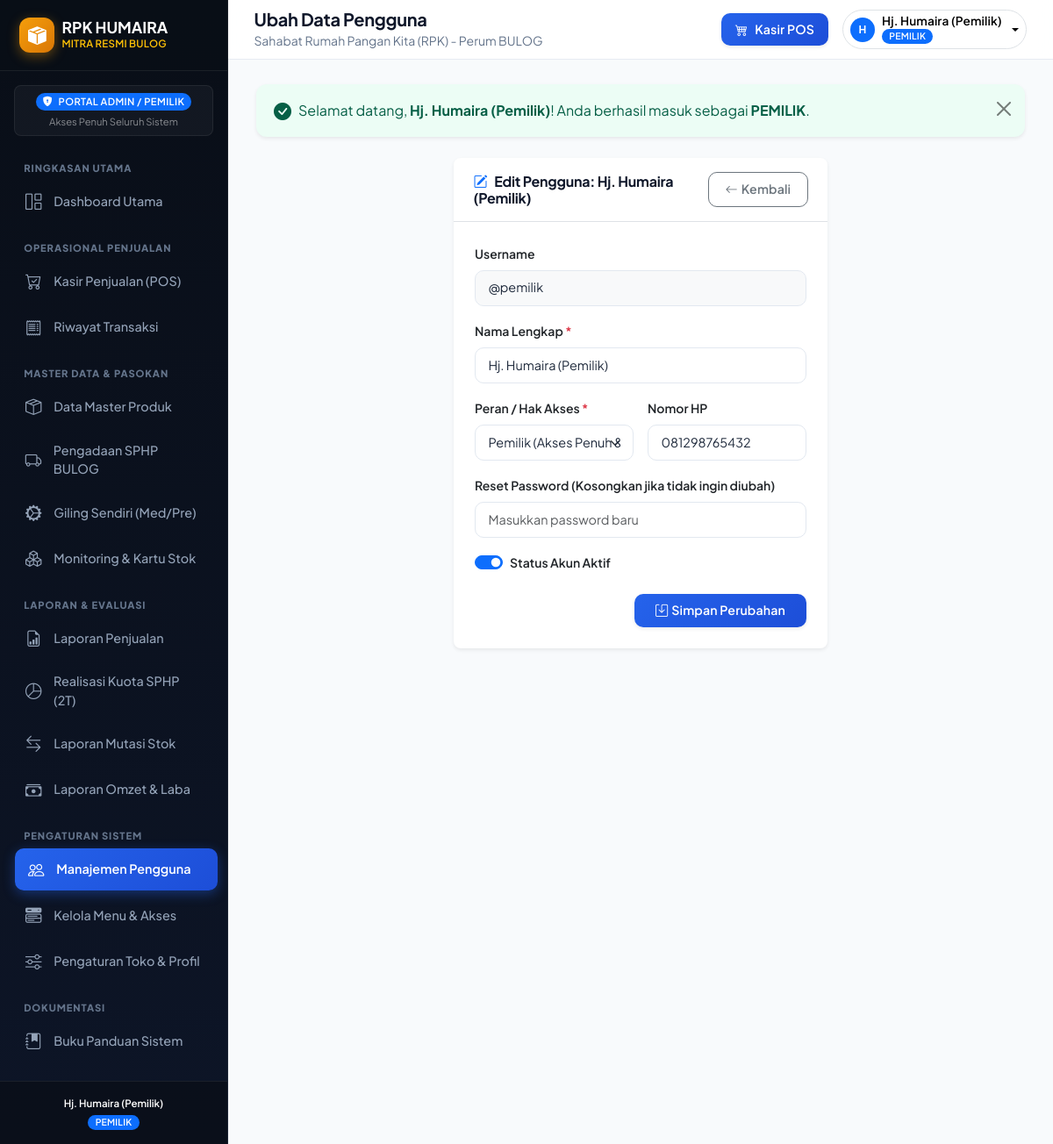
The app's page /modules/users/edit.php?id=1 (signed in) with its own data.
### tables this page shows
CREATE TABLE `app_menu` (
  `id_menu` INT AUTO_INCREMENT PRIMARY KEY,
  `kode_menu` VARCHAR(50) NOT NULL UNIQUE,
  `nama_menu` VARCHAR(100) NOT NULL,
  `url` VARCHAR(255) NOT NULL,
  `icon` VARCHAR(50) NOT NULL DEFAULT 'bi-link-45deg',
  `kategori` VARCHAR(50) NOT NULL DEFAULT 'Lainnya',
  `urutan` INT NOT NULL DEFAULT 0,
  `akses_pemilik` TINYINT(1) NOT NULL DEFAULT 1,
  `akses_kasir` TINYINT(1) NOT NULL DEFAULT 0,
  `is_bawaan` TINYINT(1) NOT NULL DEFAULT 0,
  `is_active` TINYINT(1) NOT NULL DEFAULT 1,
  `created_at` TIMESTAMP DEFAULT CURRENT_TIMESTAMP
);

CREATE TABLE `users` (
  `id_user` INT AUTO_INCREMENT PRIMARY KEY,
  `username` VARCHAR(50) NOT NULL UNIQUE,
  `password` VARCHAR(255) NOT NULL,
  `nama_lengkap` VARCHAR(100) NOT NULL,
  `role` ENUM('pemilik', 'kasir') NOT NULL DEFAULT 'kasir',
  `no_hp` VARCHAR(25) NULL,
  `is_active` TINYINT(1) NOT NULL DEFAULT 1,
  `created_at` TIMESTAMP DEFAULT CURRENT_TIMESTAMP
);

CREATE TABLE `pengaturan` (
  `id` INT AUTO_INCREMENT PRIMARY KEY,
  `nama_toko` VARCHAR(100) NOT NULL DEFAULT 'RPK Humaira',
  `mitra` VARCHAR(100) NOT NULL DEFAULT 'Rumah Pangan Kita - Perum BULOG',
  `alamat` TEXT NOT NULL,
  `telepon` VARCHAR(30) NOT NULL DEFAULT '0812-3456-7890',
  `nama_pemilik` VARCHAR(100) NOT NULL DEFAULT 'Hj. Humaira',
  `maks_sphp_harian_per_orang` INT NOT NULL DEFAULT 5,  
  `kuota_mingguan_sphp_kg` DECIMAL(10,2) NOT NULL DEFAULT 2000.00,  
  `pesan_struk` TEXT NULL
);

### config/auth.php (called while the page is built, shortened)
<?php
require_once __DIR__ . '/app.php';
function is_pemilik() {
    return isset($_SESSION['user_role']) && in_array($_SESSION['user_role'], ['pemilik', 'admin']);
}
function current_user() {
    global $conn;
    $uid = (int)$_SESSION['user_id'];
    if (isset($conn) && $conn instanceof mysqli) {
        $u = query_single("SELECT * FROM users WHERE id_user = $uid LIMIT 1");
        if ($u) {
            return $u;
        }
    }
    return [
        'id_user' => $_SESSION['user_id'],
        'username' => $_SESSION['username'],
        'nama_lengkap' => $_SESSION['nama_lengkap'],
        'role' => $_SESSION['user_role'],
        'no_hp' => $_SESSION['user_hp'] ?? ''
    ];
}

### config/menu_helper.php (called while the page is built, shortened)
<?php
require_once __DIR__ . '/database.php';
function ensure_menu_table_exists() {
    $sql = "CREATE TABLE IF NOT EXISTS `app_menu` (
        `id_menu` INT AUTO_INCREMENT PRIMARY KEY,
        `kode_menu` VARCHAR(50) NOT NULL UNIQUE,
        `nama_menu` VARCHAR(100) NOT NULL,
        `url` VARCHAR(255) NOT NULL,
        `icon` VARCHAR(50) NOT NULL DEFAULT 'bi-link-45deg',
        `kategori` VARCHAR(50) NOT NULL DEFAULT 'Lainnya',
        `urutan` INT NOT NULL DEFAULT 0,
        `akses_pemilik` TINYINT(1) NOT NULL DEFAULT 1,
        `akses_kasir` TINYINT(1) NOT NULL DEFAULT 0,
        `is_bawaan` TINYINT(1) NOT NULL DEFAULT 0,
        `is_active` TINYINT(1) NOT NULL DEFAULT 1,
        `created_at` TIMESTAMP DEFAULT CURRENT_TIMESTAMP
    ) ENGINE=InnoDB DEFAULT CHARSET=utf8mb4;";
    $cek = query_single("SELECT COUNT(*) as total FROM app_menu");
}
function get_sidebar_menus_by_role($user_role = 'kasir') {
    ensure_menu_table_exists();
    $role = ($user_role === 'pemilik' || $user_role === 'admin') ? 'pemilik' : 'kasir';
    $kolom_akses = ($role === 'pemilik') ? 'akses_pemilik' : 'akses_kasir';
    $sql = "SELECT * FROM app_menu
            WHERE is_active = 1 AND $kolom_akses = 1
            ORDER BY urutan ASC, id_menu ASC";
    $menus = query($sql);
    $grouped = [];
    foreach ($menus as $m) {
        $kat = !empty($m['kategori']) ? $m['kategori'] : 'Menu Lainnya';
        if (!isset($grouped[$kat])) {
            $grouped[$kat] = [];
        }
        $grouped[$kat][] = $m;
    }
    return $grouped;
}
function format_menu_url($url) {
    return BASE_URL . '/' . ltrim($url, '/');
}

### config/database.php (called while the page is built, shortened)
<?php
$host_header = $_SERVER['HTTP_HOST'] ?? '';
$is_local = (
    in_array($host_header, ['localhost', '127.0.0.1']) ||
    strpos($host_header, 'localhost:') === 0 ||
    strpos($host_header, '127.0.0.1:') === 0 ||
    (php_sapi_name() === 'cli' && empty($host_header))
);
if ($is_local) {
    $db_host = '127.0.0.1';
    $db_user = 'root';
    $db_pass = '';
    $db_name = 'db_rpk_humaira';
} else {
    $db_host = 'localhost';
    $db_user = 'USER_DATABASE_HOSTING';
    $db_pass = 'PASSWORD_DB_HOSTING';
    $db_name = 'NAMA_DATABASE_HOSTING';
}
$conn = @new mysqli($db_host, $db_user, $db_pass, $db_name);
$conn->set_charset("utf8mb4");
function query($sql) {
    global $conn;
    $result = $conn->query($sql);
    $rows = [];
    while ($row = $result->fetch_assoc()) {
        $rows[] = $row;
    }
    return $rows;
}
function query_single($sql) {
    global $conn;
    $result = $conn->query($sql);
    return $result->fetch_assoc();
}

### config/app.php (called while the page is built, shortened)
<?php
require_once __DIR__ . '/database.php';
require_once __DIR__ . '/menu_helper.php';
$toko_info = query_single("SELECT * FROM pengaturan WHERE id = 1 LIMIT 1");

### modules/users/edit.php (the view, shortened to what this page needs)
<?php
$page_title = 'Ubah Data Pengguna';
$active_menu = 'users';
require_once __DIR__ . '/../../config/auth.php';
$id_user = (int)($_GET['id'] ?? 0);
$user_edit = query_single("SELECT * FROM users WHERE id_user = $id_user");
require_once __DIR__ . '/../../includes/header.php';
?>
<div class="row justify-content-center">
  <div class="col-lg-6">
    <div class="card border-0 shadow-sm rounded-3">
      <div class="card-header bg-white py-3 border-bottom d-flex align-items-center justify-content-between">
        <h6 class="mb-0 fw-bold"><i class="bi bi-pencil-square text-primary me-2"></i>Edit Pengguna: <?= htmlspecialchars($user_edit['nama_lengkap']) ?></h6>
        <a href="<?= BASE_URL ?>/modules/users/index.php" class="btn btn-sm btn-outline-secondary">
          <i class="bi bi-arrow-left me-1"></i> Kembali
        </a>
      </div>
      <div class="card-body p-4">
        <form method="POST" action="">
          <div class="mb-3">
            <label class="form-label fw-semibold small">Username</label>
            <input type="text" class="form-control bg-light" value="@<?= htmlspecialchars($user_edit['username']) ?>" readonly>
          </div>
          <div class="mb-3">
            <label class="form-label fw-semibold small">Nama Lengkap <span class="text-danger">*</span></label>
            <input type="text" name="nama_lengkap" class="form-control" value="<?= htmlspecialchars($user_edit['nama_lengkap']) ?>" required>
          </div>
          <div class="row g-3 mb-3">
            <div class="col-md-6">
              <label class="form-label fw-semibold small">Peran / Hak Akses <span class="text-danger">*</span></label>
              <select name="role" class="form-select" required>
                <option value="pemilik" <?= $user_edit['role'] === 'pemilik' ? 'selected' : '' ?>>Pemilik (Akses Penuh & Approval)</option>
              </select>
            </div>
            <div class="col-md-6">
              <label class="form-label fw-semibold small">Nomor HP</label>
              <input type="text" name="no_hp" class="form-control" value="<?= htmlspecialchars($user_edit['no_hp'] ?? '') ?>">
            </div>
          </div>
          <div class="mb-3">
            <label class="form-label fw-semibold small">Reset Password (Kosongkan jika tidak ingin diubah)</label>
            <input type="password" name="password_baru" class="form-control" placeholder="Masukkan password baru">
          </div>
          <div class="mb-4">
            <div class="form-check form-switch">
              <input class="form-check-input" type="checkbox" name="is_active" id="isActive" value="1" <?= $user_edit['is_active'] ? 'checked' : '' ?>>
              <label class="form-check-label fw-semibold small" for="isActive">Status Akun Aktif</label>
            </div>
          </div>
          <div class="text-end">
            <button type="submit" class="btn btn-primary px-4 fw-semibold shadow-sm">
              <i class="bi bi-save me-1"></i> Simpan Perubahan
            </button>
          </div>
        </form>
      </div>
    </div>
  </div>
</div>
<?php require_once __DIR__ . '/../../includes/footer.php'; ?>

### includes/header.php (shortened to what this page needs)
<?php
$page_title = $page_title ?? 'Sistem RPK Humaira';
$active_menu = $active_menu ?? '';
?>
<!DOCTYPE html>
<html lang="id">
<head>
  <link href="https://cdn.jsdelivr.net/npm/bootstrap@5.3.2/dist/css/bootstrap.min.css" rel="stylesheet">
  <link rel="stylesheet" href="https://cdn.jsdelivr.net/npm/bootstrap-icons@1.11.3/font/bootstrap-icons.min.css">
  <link rel="stylesheet" href="<?= BASE_URL ?>/assets/css/style.css">
</head>
<body>
<div class="app-wrapper">
  <?php require_once __DIR__ . '/sidebar.php'; ?>
  <div class="main-content">
    <header class="top-navbar no-print">
      <div class="d-flex align-items-center gap-3">
        <div>
          <h5 class="mb-0 fw-bold text-dark"><?= htmlspecialchars($page_title) ?></h5>
          <small class="text-muted d-none d-md-inline"><?= htmlspecialchars($toko_info['mitra'] ?? 'RPK Humaira') ?></small>
        </div>
      </div>
      <div class="d-flex align-items-center gap-3">
        <a href="<?= BASE_URL ?>/modules/kasir/index.php" class="btn btn-primary btn-sm px-3 shadow-sm d-flex align-items-center gap-2">
          <i class="bi bi-cart4"></i>
          <span class="d-none d-sm-inline fw-semibold">Kasir POS</span>
        </a>
        <div class="dropdown">
          <button class="btn btn-light btn-sm border dropdown-toggle d-flex align-items-center gap-2 px-2 py-1" type="button" data-bs-toggle="dropdown">
            <div class="bg-primary text-white rounded-circle d-flex align-items-center justify-content-center" style="width: 28px; height: 28px; font-size: 12px; font-weight: bold;">
              <?= strtoupper(substr($user['nama_lengkap'] ?? 'U', 0, 1)) ?>
            </div>
            <div class="text-start d-none d-md-block" style="line-height: 1.2;">
              <span class="d-block fw-semibold" style="font-size: 0.85rem;"><?= htmlspecialchars($user['nama_lengkap'] ?? 'Pengguna') ?></span>
              <span class="badge <?= ($user['role'] ?? '') === 'pemilik' ? 'bg-primary' : 'bg-success' ?>" style="font-size: 0.65rem;">
                <?= strtoupper($user['role'] ?? 'KASIR') ?>
              </span>
            </div>
          </button>
        </div>
      </div>
    </header>
    <main class="content-body">
      <?php require_once __DIR__ . '/alerts.php'; ?>

### includes/sidebar.php (shortened to what this page needs)
<?php
$active_menu = $active_menu ?? '';
$user_role = $_SESSION['user_role'] ?? 'kasir';
$is_admin = is_pemilik();
$user = current_user();
$menu_grouped = [];
if (function_exists('get_sidebar_menus_by_role')) {
    $menu_grouped = get_sidebar_menus_by_role($user_role);
}
?>
<aside class="sidebar no-print" id="appSidebar">
  <div class="sidebar-brand d-flex justify-content-between align-items-center">
    <div class="d-flex align-items-center gap-2">
      <div class="logo-icon">
        <i class="bi bi-box-seam-fill"></i>
      </div>
      <div>
        <div class="text-white fw-bold" style="font-size: 1.1rem; line-height: 1.1;">RPK HUMAIRA</div>
        <div class="text-warning fw-semibold" style="font-size: 0.72rem; letter-spacing: 0.02em;">MITRA RESMI BULOG</div>
      </div>
    </div>
  </div>
  <div class="px-3 pt-3 pb-2">
    <div class="p-2 rounded-3 text-center" style="background: rgba(255, 255, 255, 0.04); border: 1px solid rgba(255, 255, 255, 0.07);">
      <div class="d-flex align-items-center justify-content-center gap-1">
        <span class="badge <?= $is_admin ? 'bg-primary' : 'bg-success' ?> px-2 py-1" style="font-size: 0.7rem; letter-spacing: 0.4px;">
          <i class="bi <?= $is_admin ? 'bi-shield-lock-fill' : 'bi-person-badge-fill' ?> me-1"></i>
          <?= $is_admin ? 'PORTAL ADMIN / PEMILIK' : 'PORTAL KASIR (PETUGAS)' ?>
        </span>
      </div>
      <small class="text-white-50 d-block mt-1" style="font-size: 0.7rem;">
        <?= $is_admin ? 'Akses Penuh Seluruh Sistem' : 'Pelayanan Transaksi & Stok' ?>
      </small>
    </div>
  </div>
  <nav class="sidebar-menu pt-1">
    <?php if (!empty($menu_grouped)): ?>
      <?php foreach ($menu_grouped as $kategori => $items): ?>
        <div class="menu-category"><?= htmlspecialchars($kategori) ?></div>
        <?php foreach ($items as $m): ?>
          <?php
            $is_active_link = ($active_menu === $m['kode_menu']);
            $url_href = format_menu_url($m['url']);
            $is_external = (strpos($m['url'], 'http://') === 0 || strpos($m['url'], 'https://') === 0);
          ?>
          <a href="<?= $url_href ?>" <?= $is_external ? 'target="_blank"' : '' ?> class="sidebar-link <?= $is_active_link ? 'active' : '' ?>">
            <i class="bi <?= htmlspecialchars($m['icon'] ?: 'bi-link-45deg') ?>"></i>
            <span><?= htmlspecialchars($m['nama_menu']) ?></span>
          </a>
        <?php endforeach; ?>
      <?php endforeach; ?>
    <?php endif; ?>
  </nav>
  <div class="sidebar-footer text-center">
    <div class="small text-white-50" style="font-size: 0.72rem;">
      <span class="fw-semibold text-white"><?= htmlspecialchars($user['nama_lengkap'] ?? 'Pengguna') ?></span><br>
      <span class="badge <?= $is_admin ? 'bg-primary' : 'bg-success' ?> mt-1" style="font-size: 0.65rem;">
        <?= strtoupper($user_role) ?>
      </span>
    </div>
  </div>
</aside>

### includes/header.php (style rules this page uses)
body { font-family: 'Plus Jakarta Sans', sans-serif; }

### records on screen
app_menu: nama_menu "Dashboard Utama"
app_menu: nama_menu "Kasir Penjualan (POS)"
app_menu: nama_menu "Riwayat Transaksi"
app_menu: nama_menu "Data Master Produk"
app_menu: nama_menu "Pengadaan SPHP BULOG"
app_menu: nama_menu "Giling Sendiri (Med/Pre)"
app_menu: nama_menu "Monitoring & Kartu Stok"
app_menu: nama_menu "Laporan Penjualan"
app_menu: nama_menu "Realisasi Kuota SPHP (2T)"
app_menu: nama_menu "Laporan Mutasi Stok"
app_menu: nama_menu "Laporan Omzet & Laba"
app_menu: nama_menu "Manajemen Pengguna"
app_menu: nama_menu "Kelola Menu & Akses"
app_menu: nama_menu "Pengaturan Toko & Profil"
app_menu: nama_menu "Buku Panduan Sistem"
users: nama_lengkap "Hj. Humaira (Pemilik)", nama_lengkap "H", role "PEMILIK", username "@pemilik", role "Pemilik (Akses Penuh & Approval)", no_hp "081298765432", is_active "☑"
pengaturan: mitra "Sahabat Rumah Pangan Kita (RPK) - Perum BULOG"

### other values on screen
$kategori "RINGKASAN UTAMA"
$kategori "OPERASIONAL PENJUALAN"
$kategori "MASTER DATA & PASOKAN"
$kategori "LAPORAN & EVALUASI"
$kategori "PENGATURAN SISTEM"
$kategori "DOKUMENTASI"
$user_role "PEMILIK"
$page_title "Ubah Data Pengguna"
$flash['message'] "Selamat datang, Hj. Humaira (Pemilik) ! Anda berhasil masuk sebagai PEMILIK ."
